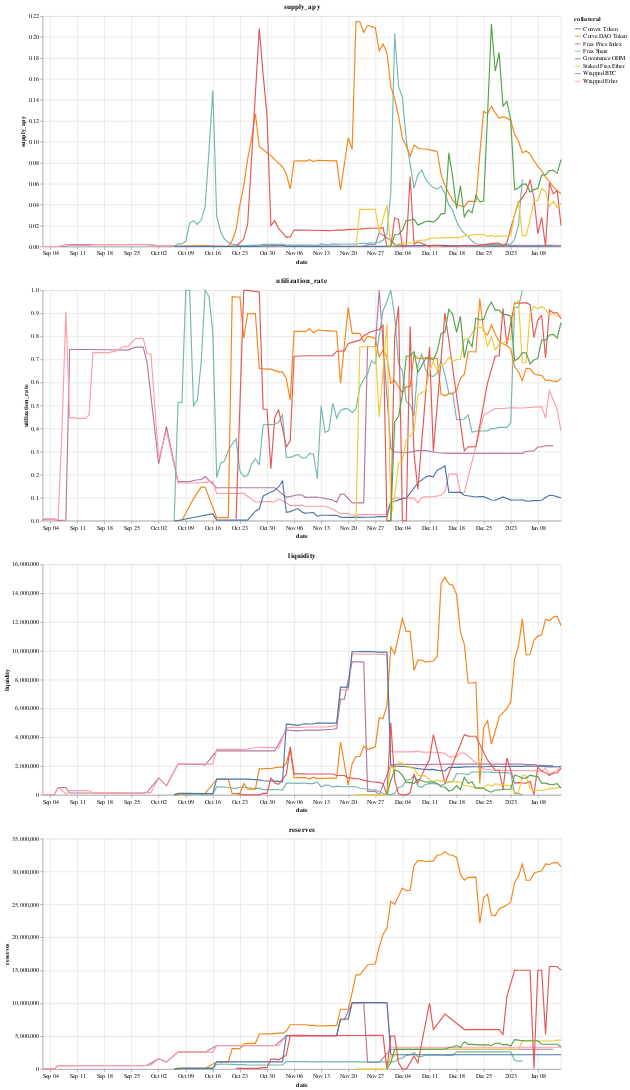

This figure's notebook cell:
### Code cell
selection = alt.selection_multi(fields=['collateral'], bind='legend')
nearest = alt.selection_single(
    fields=['timestamp'], nearest=True, on='mouseover', empty='none', clear='mouseout'
)

charts = []
for v in ['supply_apy', 'utilization_rate', 'liquidity', 'reserves']: 
    base = alt.Chart(df_pairs).encode(x="date:T") 
    charts.append(
        (
            base
            .mark_line()
            .encode(
                y=f"{v}:Q", 
                color="collateral:N", 
                tooltip=["date:T", f"{v}:Q", "collateral:N"],
                opacity=alt.condition(selection, alt.value(1), alt.value(0.2))
            )
            .properties(width=900, height=400, title=v)
            .add_selection(selection)
        ) + (
            base 
            .transform_pivot("collateral", groupby=['date'], value=v)
            .mark_rule() 
            .encode(
                tooltip=[alt.Tooltip(c, type='quantitative', format="%") for c in df_pairs.collateral.unique()],
                opacity=alt.condition(nearest, alt.value(0.3), alt.value(0)),
            )
            .add_selection(nearest)
        )
    )
    
    
alt.vconcat(*charts)

### Figure 1 — Vega-Lite specification as saved in the notebook (floating-point values rounded to 4 significant figures; data arrays with more than 128 entries replaced by an {"elided": "..."} marker saying what was removed)
{"$schema": "https://vega.github.io/schema/vega-lite/v4.17.0.json", "config": {"view": {"continuousHeight": 300, "continuousWidth": 400}}, "data": {"name": "data-711bc593095e837cd3d26afef6cc1450"}, "datasets": {"data-711bc593095e837cd3d26afef6cc1450": {"elided": "546 records"}}, "vconcat": [{"layer": [{"encoding": {"color": {"field": "collateral", "type": "nominal"}, "opacity": {"condition": {"selection": "selector001", "value": 1}, "value": 0.2}, "tooltip": [{"field": "date", "type": "temporal"}, {"field": "supply_apy", "type": "quantitative"}, {"field": "collateral", "type": "nominal"}], "x": {"field": "date", "type": "temporal"}, "y": {"field": "supply_apy", "type": "quantitative"}}, "height": 400, "mark": "line", "selection": {"selector001": {"bind": "legend", "fields": ["collateral"], "type": "multi"}}, "title": "supply_apy", "width": 900}, {"encoding": {"opacity": {"condition": {"selection": "selector002", "value": 0.3}, "value": 0}, "tooltip": [{"field": "Wrapped BTC", "format": "%", "type": "quantitative"}, {"field": "Wrapped Ether", "format": "%", "type": "quantitative"}, {"field": "Frax Share", "format": "%", "type": "quantitative"}, {"field": "Curve DAO Token", "format": "%", "type": "quantitative"}, {"field": "Convex Token", "format": "%", "type": "quantitative"}, {"field": "Frax Price Index", "format": "%", "type": "quantitative"}, {"field": "Staked Frax Ether", "format": "%", "type": "quantitative"}, {"field": "Governance OHM", "format": "%", "type": "quantitative"}], "x": {"field": "date", "type": "temporal"}}, "mark": "rule", "selection": {"selector002": {"clear": "mouseout", "empty": "none", "fields": ["timestamp"], "nearest": true, "on": "mouseover", "type": "single"}}, "transform": [{"groupby": ["date"], "pivot": "collateral", "value": "supply_apy"}]}]}, {"layer": [{"encoding": {"color": {"field": "collateral", "type": "nominal"}, "opacity": {"condition": {"selection": "selector001", "value": 1}, "value": 0.2}, "tooltip": [{"field": "date", "type": "temporal"}, {"field": "utilization_rate", "type": "quantitative"}, {"field": "collateral", "type": "nominal"}], "x": {"field": "date", "type": "temporal"}, "y": {"field": "utilization_rate", "type": "quantitative"}}, "height": 400, "mark": "line", "selection": {"selector001": {"bind": "legend", "fields": ["collateral"], "type": "multi"}}, "title": "utilization_rate", "width": 900}, {"encoding": {"opacity": {"condition": {"selection": "selector002", "value": 0.3}, "value": 0}, "tooltip": [{"field": "Wrapped BTC", "format": "%", "type": "quantitative"}, {"field": "Wrapped Ether", "format": "%", "type": "quantitative"}, {"field": "Frax Share", "format": "%", "type": "quantitative"}, {"field": "Curve DAO Token", "format": "%", "type": "quantitative"}, {"field": "Convex Token", "format": "%", "type": "quantitative"}, {"field": "Frax Price Index", "format": "%", "type": "quantitative"}, {"field": "Staked Frax Ether", "format": "%", "type": "quantitative"}, {"field": "Governance OHM", "format": "%", "type": "quantitative"}], "x": {"field": "date", "type": "temporal"}}, "mark": "rule", "selection": {"selector002": {"clear": "mouseout", "empty": "none", "fields": ["timestamp"], "nearest": true, "on": "mouseover", "type": "single"}}, "transform": [{"groupby": ["date"], "pivot": "collateral", "value": "utilization_rate"}]}]}, {"layer": [{"encoding": {"color": {"field": "collateral", "type": "nominal"}, "opacity": {"condition": {"selection": "selector001", "value": 1}, "value": 0.2}, "tooltip": [{"field": "date", "type": "temporal"}, {"field": "liquidity", "type": "quantitative"}, {"field": "collateral", "type": "nominal"}], "x": {"field": "date", "type": "temporal"}, "y": {"field": "liquidity", "type": "quantitative"}}, "height": 400, "mark": "line", "selection": {"selector001": {"bind": "legend", "fields": ["collateral"], "type": "multi"}}, "title": "liquidity", "width": 900}, {"encoding": {"opacity": {"condition": {"selection": "selector002", "value": 0.3}, "value": 0}, "tooltip": [{"field": "Wrapped BTC", "format": "%", "type": "quantitative"}, {"field": "Wrapped Ether", "format": "%", "type": "quantitative"}, {"field": "Frax Share", "format": "%", "type": "quantitative"}, {"field": "Curve DAO Token", "format": "%", "type": "quantitative"}, {"field": "Convex Token", "format": "%", "type": "quantitative"}, {"field": "Frax Price Index", "format": "%", "type": "quantitative"}, {"field": "Staked Frax Ether", "format": "%", "type": "quantitative"}, {"field": "Governance OHM", "format": "%", "type": "quantitative"}], "x": {"field": "date", "type": "temporal"}}, "mark": "rule", "selection": {"selector002": {"clear": "mouseout", "empty": "none", "fields": ["timestamp"], "nearest": true, "on": "mouseover", "type": "single"}}, "transform": [{"groupby": ["date"], "pivot": "collateral", "value": "liquidity"}]}]}, {"layer": [{"encoding": {"color": {"field": "collateral", "type": "nominal"}, "opacity": {"condition": {"selection": "selector001", "value": 1}, "value": 0.2}, "tooltip": [{"field": "date", "type": "temporal"}, {"field": "reserves", "type": "quantitative"}, {"field": "collateral", "type": "nominal"}], "x": {"field": "date", "type": "temporal"}, "y": {"field": "reserves", "type": "quantitative"}}, "height": 400, "mark": "line", "selection": {"selector001": {"bind": "legend", "fields": ["collateral"], "type": "multi"}}, "title": "reserves", "width": 900}, {"encoding": {"opacity": {"condition": {"selection": "selector002", "value": 0.3}, "value": 0}, "tooltip": [{"field": "Wrapped BTC", "format": "%", "type": "quantitative"}, {"field": "Wrapped Ether", "format": "%", "type": "quantitative"}, {"field": "Frax Share", "format": "%", "type": "quantitative"}, {"field": "Curve DAO Token", "format": "%", "type": "quantitative"}, {"field": "Convex Token", "format": "%", "type": "quantitative"}, {"field": "Frax Price Index", "format": "%", "type": "quantitative"}, {"field": "Staked Frax Ether", "format": "%", "type": "quantitative"}, {"field": "Governance OHM", "format": "%", "type": "quantitative"}], "x": {"field": "date", "type": "temporal"}}, "mark": "rule", "selection": {"selector002": {"clear": "mouseout", "empty": "none", "fields": ["timestamp"], "nearest": true, "on": "mouseover", "type": "single"}}, "transform": [{"groupby": ["date"], "pivot": "collateral", "value": "reserves"}]}]}]}
